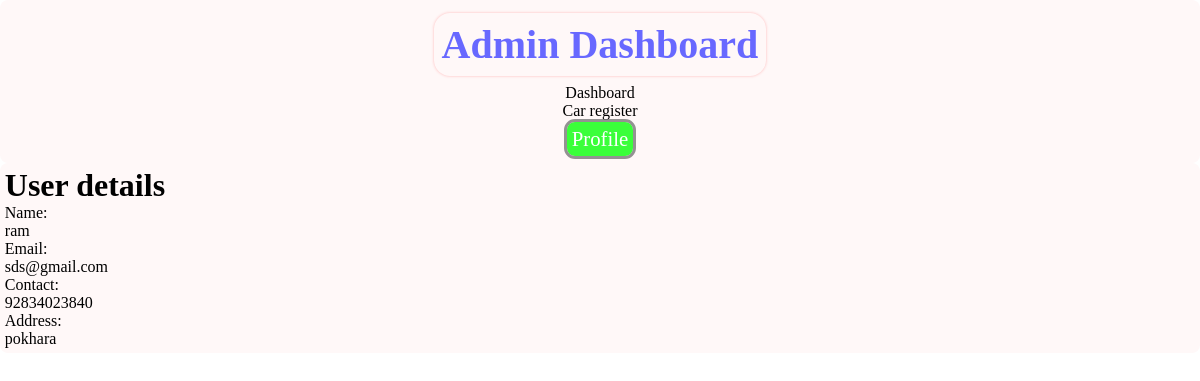
/admin/user_view.php?id=1 (signed in), run on the app's committed database.
### tables this page shows
CREATE TABLE `users` (
  `uid` int(11) NOT NULL,
  `name` varchar(70) NOT NULL,
  `address` varchar(72) NOT NULL,
  `status` enum('a','l') NOT NULL DEFAULT 'l',
  `contact` varchar(15) NOT NULL,
  `email` varchar(72) NOT NULL,
  `password` varchar(100) NOT NULL,
  `created_at` timestamp NOT NULL DEFAULT current_timestamp(),
  `updated_at` timestamp NULL DEFAULT NULL ON UPDATE current_timestamp()
);

### admin/user_view.php (the view, shortened to what this page needs)
<?php
    include '../include/admin_header.php';
    require '../process/db.php';
    if(isset($_GET['id'])){
        $uid=$_GET['id'];
        $selectusr="SELECT * FROM users WHERE uid='$uid'";
        $usrresult=mysqli_query($connect,$selectusr);
        $usrarr=$usrresult->fetch_assoc();
?>
</head>
<body>
<header class="admin-header white">
        <center>
          <h1 class="title">Admin Dashboard</h1>
          <nav class=" ">
            <ul class="" style="list-style: none">
              <li class='nav-element'>Dashboard</li>
              <li class='nav-element'>Car register</li>
            </ul>
          </nav>
          <div class=" admin-dropdown">
        <button class="button button-green">Profile</button>
      </div>
        </center>
      </header>
    <main class='admin-main white'>
    <h1>User details
        </h1>
        <section>
            <div class="name">
                <div class="label">Name:</div>
                <div class="value"><?php echo $usrarr['name'];?></div>
            </div>
            <div class="email">
                <div class="label">Email:</div>
                <div class="value"><?php echo $usrarr['email'];?></div>
            </div>
            <div class="contact">
                <div class="label">Contact:</div>
                <div class="value"><?php echo $usrarr['contact'];?></div>
            </div>
            <div class="address">
                <div class="label">Address:</div>
                <div class="value"><?php echo $usrarr['address'];?></div>
            </div>
        </section>
    </main>
    <?php
    }
    ?>
</body>
</html>

### asserts/css/style.css (style rules this page uses)
* { margin: 0; padding: 0; box-sizing: border-box; font-family: cursive; }
body { overflow-x: hidden; }
.admin-header { grid-template-columns: repeat(2, 1fr); }
.title { margin: 0.5rem; border-radius: 1rem; padding: 0.5rem; font-size: 2.5rem; font-weight: 600; width: fit-content; font-family: Georgia, "Times New Roman", Times, serif; color: rgb(104, 104, 255); box-shadow: 0 0 3px rgb(255, 185, 185); }
.nav-element { margin: 0 2rem; }
* { padding: 0; margin: 0; box-sizing: border-box; }
main { max-width: 1300px; margin: 0 auto; }
::placeholder { color: rgb(205, 205, 205); font-size: medium; }
.button { padding: 5px; margin: auto; font-size: 1.3rem; color: white; border-radius: 0.5rem; outline: solid 3px rgba(118, 118, 118, 0.775); border: none; margin: 2px; }
.button-green { background-color: rgb(58, 255, 58); }
.admin-dropdown { position: relative; display: inline-block; }
.white { background-color: rgb(255, 248, 248); border-radius: 0.5rem; padding: 0.3rem; width: 100%; }

### data on the page
users: name "ram", email "sds@gmail.com", contact "92834023840", address "pokhara"
